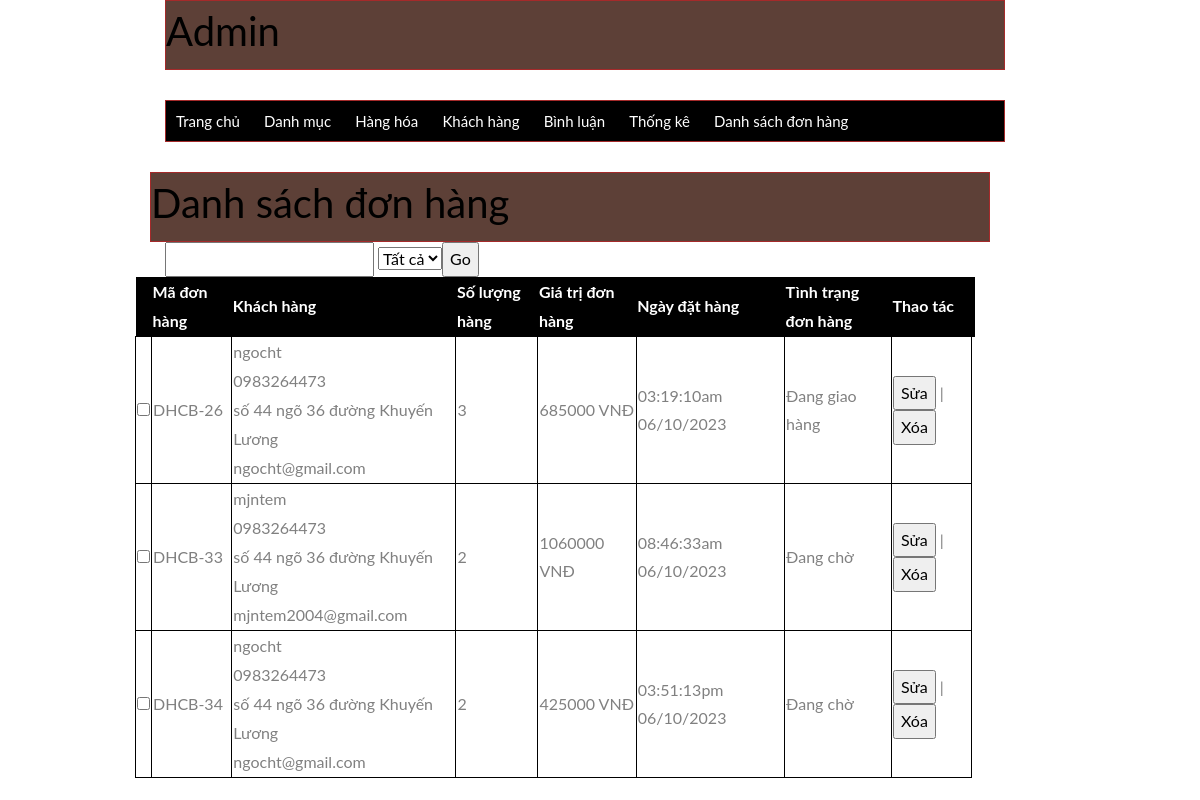
Page /quantri/index.php?act=listbill on the committed database.
### tables this page shows
CREATE TABLE `bill` (
  `id_bill` int(10) NOT NULL,
  `id_nguoidung` int(10) NOT NULL DEFAULT 0,
  `bill_name` varchar(200) NOT NULL,
  `bill_address` varchar(200) NOT NULL,
  `bill_tel` varchar(200) NOT NULL,
  `bill_email` varchar(200) NOT NULL,
  `bill_pttt` tinyint(1) NOT NULL COMMENT '1.Thanh toán trực tiếp 2.Chuyển khaorn 3.Thanh toán online',
  `total` int(10) NOT NULL,
  `ngaydathang` varchar(200) DEFAULT NULL,
  `bill_status` tinyint(1) NOT NULL COMMENT '0. Đang chờ 1.Đang xử lú 2.Đang giao hàng 3.Hoàn tất',
  `receive_name` varchar(200) DEFAULT NULL,
  `receive_address` varchar(200) DEFAULT NULL,
  `receive_tel` varchar(50) DEFAULT NULL
);

### model/pdo.php (called while the page is built, shortened)
<?php
function pdo_get_connection(){
    $servername = "localhost";
    $username = "root";
    $password = "";
    try {
        $conn = new PDO("mysql:host=$servername;dbname=duanmau", $username, $password);
        $conn->setAttribute(PDO::ATTR_ERRMODE, PDO::ERRMODE_EXCEPTION);
        return $conn;
    } catch(PDOException $e) {
        echo "Connection failed: " . $e->getMessage();
    }
}
function pdo_query($sql){
    $sql_args=array_slice(func_get_args(),1);
    try{
        $conn=pdo_get_connection();
        $stmt=$conn->prepare($sql);
        $stmt->execute($sql_args);
        $rows=$stmt->fetchAll();
        return $rows;
    }
    catch(PDOException $e){
        throw $e;
    }
    finally{
        unset($conn);
    }
}
?>

### cart/cart.php (called while the page is built, shortened)
<?php
    function loadall_bill($kyw="",$iduser=0) {
        $sql = "select * from bill WHERE 1";
        $listbill=pdo_query($sql);
        return $listbill;
    }
    function loadall_cart_count($id_bill) {
        $sql = "select * from cart WHERE `id_bill` =".$id_bill;
        $bill=pdo_query($sql);
        return sizeof($bill);
    }
    function get_ttdh($n){
        switch($n){
            case 0:
                $tt = "Đang chờ";
                break;
            case 2:
                $tt = "Đang giao hàng";
                break;
        }
        return $tt;
    }
?>

### quantri/bill/listbill.php (the view, shortened to what this page needs)
<div class="row">
    <div class="row fratitle">
        <h1>Danh sách đơn hàng</h1>
    </div>
    <form action="index.php?act=listbill" method="post">
            <input type="text" name="kyw" id="">
            <select name="iddm" id="">
                <option value="0" selected>Tất cả</option>
                <input type="submit" name="listok" value="Go">
            </select>
        </form>
    <div class="row">
        <table  class="row">
            <tr class="danhmuc">
                <th></th>
                <th>Mã đơn hàng</th>
                <th>Khách hàng</th>
                <th>Số lượng hàng</th>
                <th>Giá trị đơn hàng</th>
                <th>Ngày đặt hàng</th>
                <th>Tình trạng đơn hàng</th>
                <th>Thao tác</th>
                <th></th>
            </tr>
            <?php
                foreach ($listbill as $bill){
                    extract($bill);
                    $suadh = "index.php?act=suadh&id=".$bill['id_bill'];
                    $xoadh = "index.php?act=xoadh&id=".$bill['id_bill'];
                    $countsp = loadall_cart_count($bill['id_bill']);
                    $ttdh= get_ttdh($bill['bill_status']);
                    $kh = $bill['bill_name']."<br>".$bill['bill_tel']."<br>".$bill['bill_address']."<br>".$bill['bill_email']
            ?>
                <tr>
                <td><input type="checkbox" name="" id=""></td>
                <td>DHCB-<?php echo $bill['id_bill'] ?></td>
                <td><?php echo $kh ?></td>
                <td><?php echo $countsp ?></td>
                <td><?php echo $bill['total']?> VNĐ</td>
                <td><?php echo $bill['ngaydathang']?></td>
                <td><?php echo $ttdh?></td>
                <td><a href="<?php echo $suadh?>"><input type="button" value="Sửa"> </a>| <a href="<?php echo $xoadh?>"><input type="button" value="Xóa"></td></a>
            </tr>
            <?php
                }
            ?>
        </table>
    </div>
</div>

### quantri/header.php (style rules this page uses)
.row { float: left; width: 100%; }
.fratitle { background-color: #5d4037 !important; border: 1px brown solid; color: white; }
.danhmuc { background-color: black; color: white; width: 100%; }
table tr td { border: 1px black solid; }

### rows in the picture
bill: id_bill "26", bill_name "ngocht", bill_tel "0983264473", bill_address "số 44 ngõ 36 đường Khuyến Lương", bill_email "ngocht@gmail.com", countsp "3", total "685000", ngaydathang "03:19:10am 06/10/2023", bill_status "Đang giao hàng"
bill: id_bill "33", bill_name "mjntem", bill_tel "0983264473", bill_address "số 44 ngõ 36 đường Khuyến Lương", bill_email "mjntem2004@gmail.com", countsp "2", total "1060000", ngaydathang "08:46:33am 06/10/2023", bill_status "Đang chờ"
bill: id_bill "34", bill_name "ngocht", bill_tel "0983264473", bill_address "số 44 ngõ 36 đường Khuyến Lương", bill_email "ngocht@gmail.com", countsp "2", total "425000", ngaydathang "03:51:13pm 06/10/2023", bill_status "Đang chờ"
